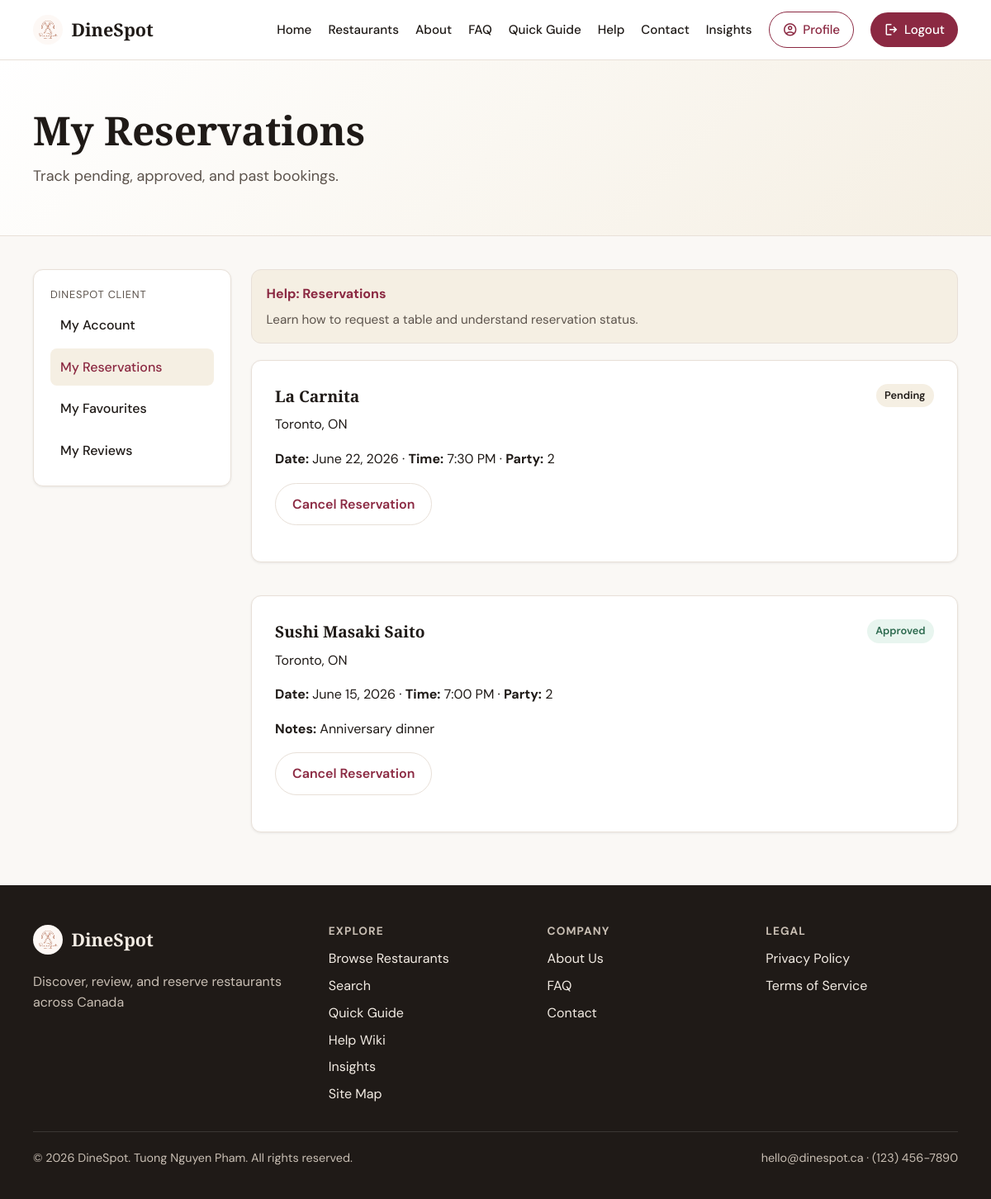
Screenshot of /client/reservations.php (signed in) with the database file from the repository.
### tables this page shows
CREATE TABLE reservations (
    id INT AUTO_INCREMENT PRIMARY KEY,
    restaurant_id INT NOT NULL,
    user_id INT NOT NULL,
    reservation_date DATE NOT NULL,
    reservation_time TIME NOT NULL,
    party_size TINYINT NOT NULL,
    status ENUM('pending', 'approved', 'rejected', 'cancelled', 'completed') NOT NULL DEFAULT 'pending',
    notes TEXT NULL,
    created_at TIMESTAMP NOT NULL DEFAULT CURRENT_TIMESTAMP,
    CONSTRAINT fk_reservations_restaurant FOREIGN KEY (restaurant_id) REFERENCES restaurants(id) ON DELETE CASCADE,
    CONSTRAINT fk_reservations_user FOREIGN KEY (user_id) REFERENCES users(id) ON DELETE CASCADE,
    CONSTRAINT chk_reservations_party_size CHECK (party_size BETWEEN 1 AND 20),
    CONSTRAINT chk_reservations_status CHECK (status IN ('pending', 'approved', 'rejected', 'cancelled', 'completed'))
);

CREATE TABLE restaurants (
    id INT AUTO_INCREMENT PRIMARY KEY,
    name VARCHAR(150) NOT NULL,
    cuisine VARCHAR(80) NOT NULL,
    city VARCHAR(80) NOT NULL,
    province VARCHAR(10) NOT NULL,
    description TEXT NOT NULL,
    address VARCHAR(255) NULL,
    image_path VARCHAR(255) NULL,
    latitude DECIMAL(10, 7) NULL,
    longitude DECIMAL(10, 7) NULL,
    price_range TINYINT NOT NULL DEFAULT 2,
    is_active TINYINT(1) NOT NULL DEFAULT 1,
    image_credit VARCHAR(255) NULL,
    created_at TIMESTAMP NOT NULL DEFAULT CURRENT_TIMESTAMP,
    CONSTRAINT chk_restaurants_price_range CHECK (price_range BETWEEN 1 AND 4)
);

### includes/db.php (called while the page is built, shortened)
<?php
function db(): PDO
{
    static $pdo = null;
    if ($pdo instanceof PDO) {
        return $pdo;
    }
    $dsn = sprintf(
        'mysql:host=%s;port=%s;dbname=%s;charset=%s',
        DB_HOST,
        DB_PORT,
        DB_NAME,
        DB_CHARSET
    );
    $pdo = new PDO($dsn, DB_USER, DB_PASS, [
        PDO::ATTR_ERRMODE => PDO::ERRMODE_EXCEPTION,
        PDO::ATTR_DEFAULT_FETCH_MODE => PDO::FETCH_ASSOC,
        PDO::ATTR_EMULATE_PREPARES => false,
    ]);
    return $pdo;
}

### includes/functions.php (called while the page is built, shortened)
<?php
function asset_prefix(): string
{
    return $GLOBALS['assetPrefix'] ?? '';
}
function client_path(string $path): string
{
    $path = ltrim(str_replace('\\', '/', $path), '/');
    return asset_prefix() . 'client/' . $path;
}
function e(string $value): string
{
    return htmlspecialchars($value, ENT_QUOTES, 'UTF-8');
}
function get_site_setting(string $key, ?string $default = null): ?string
{
    static $cache = [];
    if (array_key_exists($key, $cache)) {
        return $cache[$key];
    }
    try {
        require_once __DIR__ . '/db.php';
        $stmt = db()->prepare('SELECT setting_value FROM site_settings WHERE setting_key = :key');
        $stmt->execute(['key' => $key]);
        $value = $stmt->fetchColumn();
        $cache[$key] = $value !== false ? (string) $value : $default;
        return $cache[$key];
    } catch (Throwable $e) {
        return $default;
    }
}

### client/reservations.php (the view, shortened to what this page needs)
<?php
require_once __DIR__ . '/../includes/functions.php';
require_once __DIR__ . '/../includes/db.php';
$userId = current_user_id();
$stmt = db()->prepare(
    'SELECT r.id, r.reservation_date, r.reservation_time, r.party_size, r.status, r.notes,
            rest.name AS restaurant_name, rest.city, rest.province
     FROM reservations r
     INNER JOIN restaurants rest ON rest.id = r.restaurant_id
     WHERE r.user_id = :user_id
     ORDER BY r.reservation_date DESC, r.reservation_time DESC'
);
$stmt->execute(['user_id' => $userId]);
$reservations = $stmt->fetchAll();
require_once __DIR__ . '/../includes/header.php';
?>
<section class="page-hero">
    <div class="container">
        <h1>My Reservations</h1>
        <p class="lead">Track pending, approved, and past bookings.</p>
    </div>
</section>
<section class="page-content">
    <div class="container client-layout">
        <?php require __DIR__ . '/_sidebar.php'; ?>
        <div class="client-main">
            <?php
            require __DIR__ . '/../includes/partials/context-help.php';
            ?>
            <?php if ($reservations === []): ?>
                <div class="content-card">
                    <p>You have no reservations yet. <a href="<?= e($assetPrefix) ?>restaurants/index.php">Browse restaurants</a> to book a table.</p>
                </div>
            <?php else: ?>
                <div class="client-list">
                    <?php foreach ($reservations as $reservation): ?>
                        <article class="content-card client-list-item">
                            <div class="client-list-item-header">
                                <h2><?= e($reservation['restaurant_name']) ?></h2>
                                <span class="status-badge status-<?= e($reservation['status']) ?>"><?= e(ucfirst($reservation['status'])) ?></span>
                            </div>
                            <p><?= e($reservation['city']) ?>, <?= e($reservation['province']) ?></p>
                            <p>
                                <strong>Date:</strong> <?= e(date('F j, Y', strtotime($reservation['reservation_date']))) ?>
                                &middot;
                                <strong>Time:</strong> <?= e(date('g:i A', strtotime($reservation['reservation_time']))) ?>
                                &middot;
                                <strong>Party:</strong> <?= (int) $reservation['party_size'] ?>
                            </p>
                            <?php if (!empty($reservation['notes'])): ?>
                                <p><strong>Notes:</strong> <?= e($reservation['notes']) ?></p>
                            <?php endif; ?>
                            <?php if (in_array($reservation['status'], ['pending', 'approved'], true)): ?>
                                <button
                                    type="button"
                                    class="btn btn-secondary"
                                    data-cancel-reservation
                                    data-reservation-id="<?= (int) $reservation['id'] ?>"
                                    data-restaurant-name="<?= e($reservation['restaurant_name']) ?>"
                                    data-reservation-date="<?= e(date('F j, Y', strtotime($reservation['reservation_date']))) ?>"
                                    data-reservation-time="<?= e(date('g:i A', strtotime($reservation['reservation_time']))) ?>"
                                    data-party-size="<?= (int) $reservation['party_size'] ?>"
                                    data-status="<?= e($reservation['status']) ?>"
                                    data-redirect="<?= e(client_path('reservations.php')) ?>"
                                    data-form-action="cancel_reservation.php"
                                >
                                    Cancel Reservation
                                </button>
                            <?php endif; ?>
                        </article>
                    <?php endforeach; ?>
                </div>
            <?php endif; ?>
        </div>
    </div>
</section>
<?php require_once __DIR__ . '/../includes/footer.php'; ?>

### assets/css/style.css (style rules this page uses)
:root { --radius: 12px; --font-body: "DM Sans", system-ui, sans-serif; --font-display: "Playfair Display", Georgia, serif; --max-width: 1120px; }
*, *::before, *::after { box-sizing: border-box; }
html { scroll-behavior: smooth; }
body { margin: 0; font-family: var(--font-body); font-size: 1rem; line-height: 1.6; color: var(--color-text); background: var(--color-bg); }
h1, h2, h3 { font-family: var(--font-display); line-height: 1.2; margin-top: 0; }
p { margin-top: 0; }
.container { width: min(100% - 2rem, var(--max-width)); margin-inline: auto; }
.page-hero { padding: 3.5rem 0 2.5rem; background: linear-gradient(135deg, var(--color-hero-start) 0%, var(--color-hero-end) 100%); border-bottom: 1px solid var(--color-border); }
.page-hero h1 { font-size: clamp(2rem, 4vw, 3rem); margin-bottom: 0.75rem; }
.page-hero .lead { max-width: 42rem; font-size: 1.125rem; color: var(--color-muted); }
.page-content { padding: 2.5rem 0 4rem; }
.content-card { background: var(--color-surface); border: 1px solid var(--color-border); border-radius: var(--radius); padding: 1.75rem; box-shadow: var(--shadow-sm); }
.content-card + .content-card { margin-top: 1.5rem; }
.btn { display: inline-flex; align-items: center; justify-content: center; padding: 0.75rem 1.25rem; border-radius: 999px; font: inherit; font-weight: 600; cursor: pointer; text-decoration: none; border: none; }
.btn-secondary { background: transparent; color: var(--color-primary); border: 1px solid var(--color-border); text-align: center; }
.client-layout { display: grid; grid-template-columns: 240px minmax(0, 1fr); gap: 1.5rem; align-items: start; }
.client-list { display: grid; gap: 1rem; }
.client-list-item-header { display: flex; align-items: center; justify-content: space-between; gap: 1rem; margin-bottom: 0.5rem; }
.client-list-item-header h2 { font-size: 1.2rem; margin: 0; }
.status-badge { padding: 0.25rem 0.65rem; border-radius: 999px; font-size: 0.8rem; font-weight: 600; text-transform: capitalize; }
.status-pending { background: var(--color-accent-soft); color: var(--color-text); }
.status-approved { background: var(--color-success-bg); color: var(--color-success); }

### assets/css/theme-classic.css (style rules this page uses)
:root { --color-primary: #8b2942; --color-primary-dark: #6d1f33; --color-accent: #c9a962; --color-bg: #faf8f5; --color-surface: #ffffff; --color-text: #1f1a17; --color-muted: #5c534c; --color-border: #e8e0d8; --color-accent-soft: #f5efe3; --color-favourite: #fed988; --color-header-bg: rgba(255, 255, 255, 0.95); --color-hero-start: #ffffff; --color-hero-end: #f5efe3; --color-footer-bg: #1f1a17; --color-footer-text: #f3ece4; --color-footer-muted: #c9bfb4; --color-footer-border: rgba(255, 255, 255, 0.12); --color-success: #2d6a4f; --color-success-bg: #e8f5ef; --color-error: #9b2226; --color-error-bg: #fdecea; --color-focus-ring: rgba(139, 41, 66, 0.25); --shadow-sm: 0 1px 3px rgba(31, 26, 23, 0.08); --shadow-md: 0 8px 24px rgba(31, 26, 23, 0.1); }

### rows the page displays
reservations: restaurant.name "La Carnita", status "Pending", restaurant.city "Toronto", restaurant.province "ON", reservation_date "June 22, 2026", reservation_time "7:30 PM", party_size "2"
reservations: restaurant.name "Sushi Masaki Saito", status "Approved", restaurant.city "Toronto", restaurant.province "ON", reservation_date "June 15, 2026", reservation_time "7:00 PM", party_size "2", notes "Anniversary dinner"

### other values shown
SITE_NAME "DineSpot"
$label "My Account"
$label "My Reservations"
$label "My Favourites"
$label "My Reviews"
$helpLabel "Reservations"
$helpIntro "Learn how to request a table and understand reservation status."
SITE_TAGLINE "Discover, review, and reserve restaurants across Canada"
SITE_EMAIL "hello@dinespot.ca"
SITE_PHONE "(123) 456-7890"
